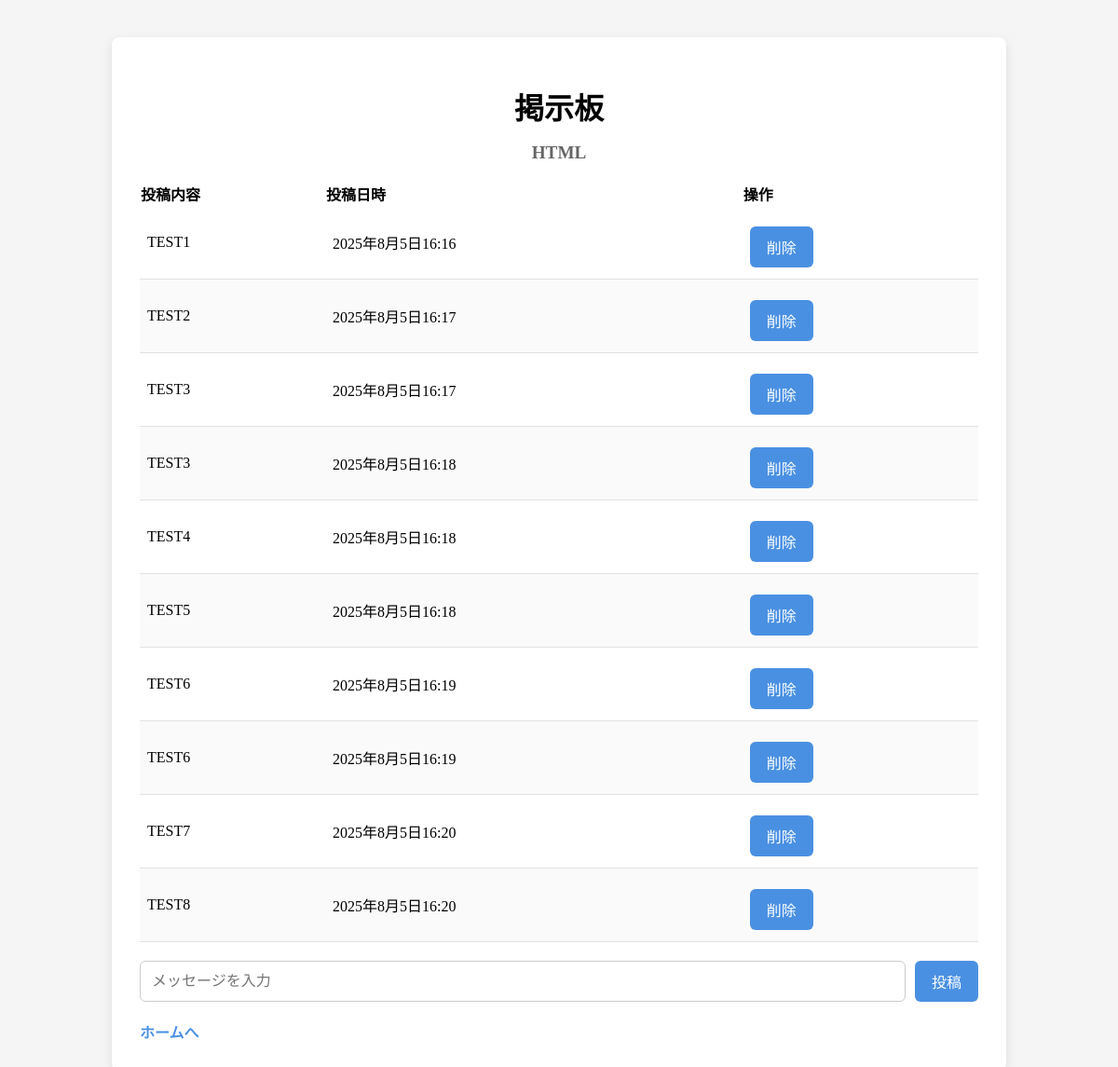
Page /HTML/ on the earlier database version.
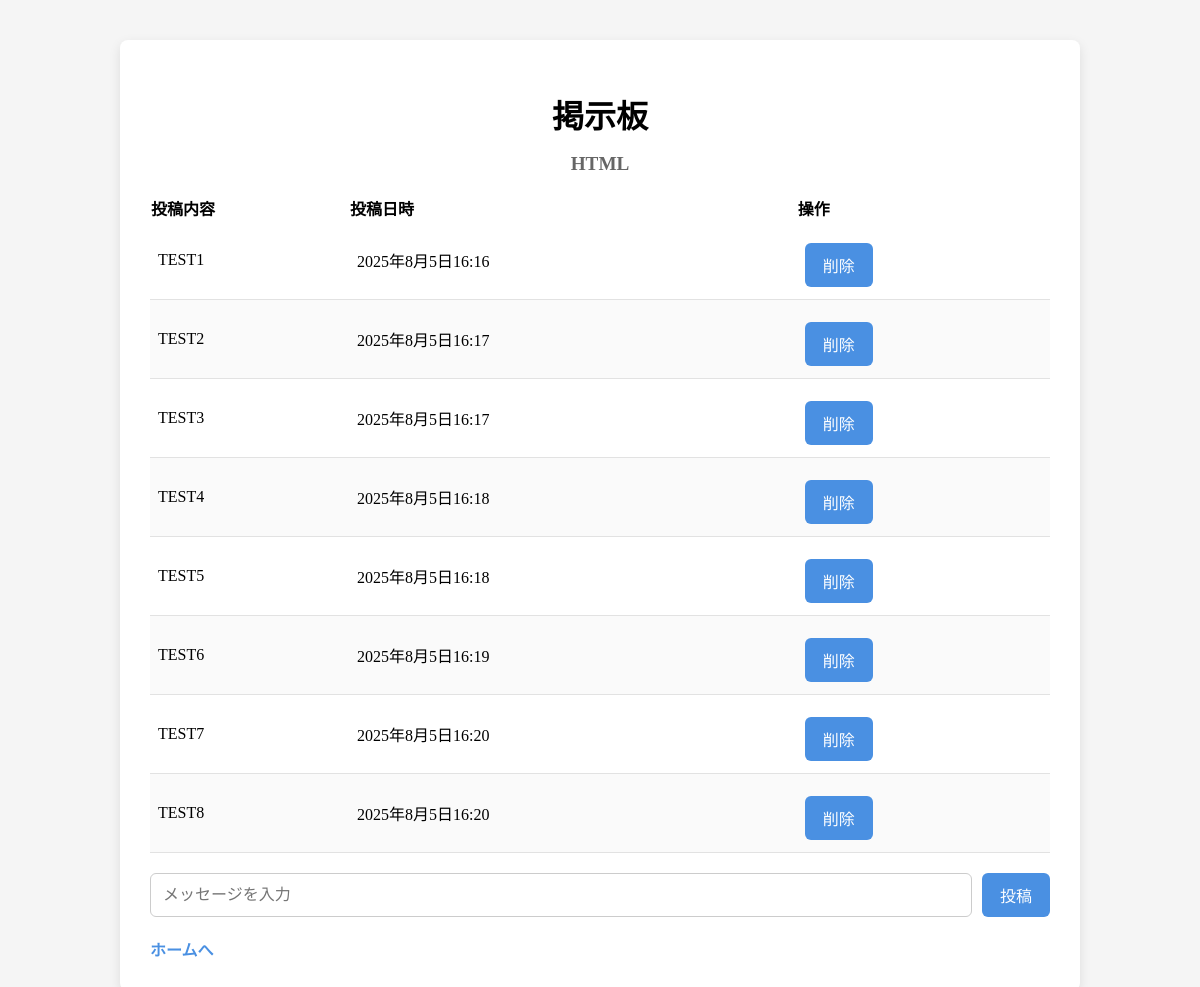
Same page on the later database version.
### main/models.py (models this page shows, shortened)
class Message(models.Model):
    topic = models.ForeignKey(Topic, on_delete=models.CASCADE)
    content = models.CharField("内容", max_length=200)
    created_at = models.DateTimeField("投稿日時", auto_now_add=True)

### main/views.py (the view)
# urls.py: path('<topic_name>/', views.forum, name='forum'),
def forum(request, topic_name):
    topic = Topic.objects.get(name=topic_name)
    messages = Message.objects.filter(topic=topic).order_by("created_at")
    if request.method == "POST":
        message = request.POST["message"]
        Message.objects.create(
            topic=topic,
            content=message,
        )
    context = {
        "messages": messages,
        "topic": topic
    }
    return render(request, "main/forum.html", context)

### main/templates/main/forum.html (shortened to what this page needs)
{% load static %}
<!DOCTYPE html>
<html lang="ja">
<head>
    <link rel="stylesheet" href="{% static 'main/css/forum.css' %}">
</head>
<body>
    <div class="container">
        <h1 class="title">掲示板</h1>
        <h2 class="subtitle">{{ topic.name }}</h2>
        <table class="message-list">
            <tr class="message-header">
                <th>投稿内容</th>
                <th>投稿日時</th>
                <th>操作</th>
            </tr>
            {% for message in messages %}
            <tr class="message-data">
                <td class="message-cell">{{ message.content }}</td>
                <td class="message-cell">{{ message.created_at }}</td>
                <td class="message-cell">
                    <form class="message-form" action="{% url 'delete_message' topic.name message.pk %}" method="POST">
                        <input type="submit" class="btn-submit" value="削除">
                    </form>
                </td>
            </tr>
            {% endfor %}
        </table>
        <form class="message-form" action="{% url 'forum' topic.name %}" method="POST">
            <input type="text" name="message" class="message-input" placeholder="メッセージを入力">
            <input type="submit" class="btn-submit" value="投稿">
        </form>
        <a class="home-link" href="{% url 'index' %}">ホームへ</a>
    </div>
</body>
</html>

Differences in the rows shown:
removed Message: content "TEST3", created_at "2025年8月5日16:18"
removed Message: content "TEST6", created_at "2025年8月5日16:19"
